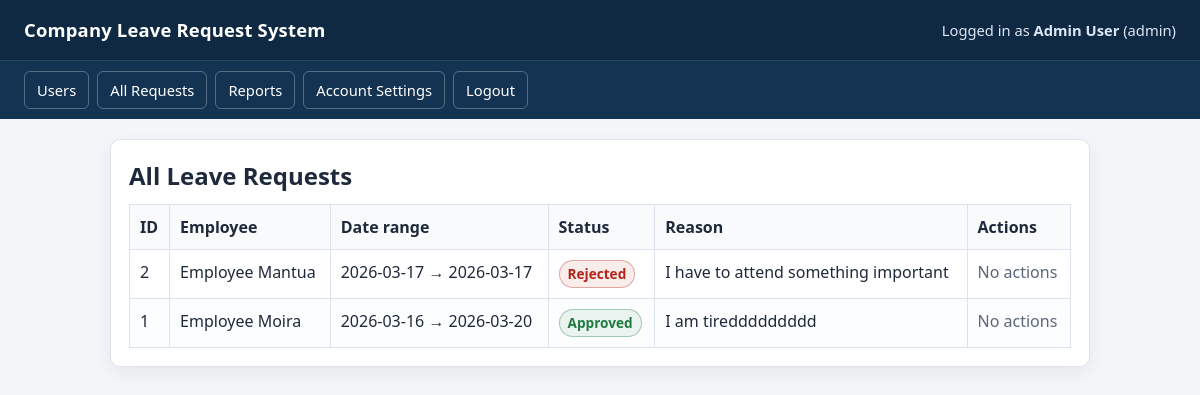
Page /leave (signed in) on the earlier database version.
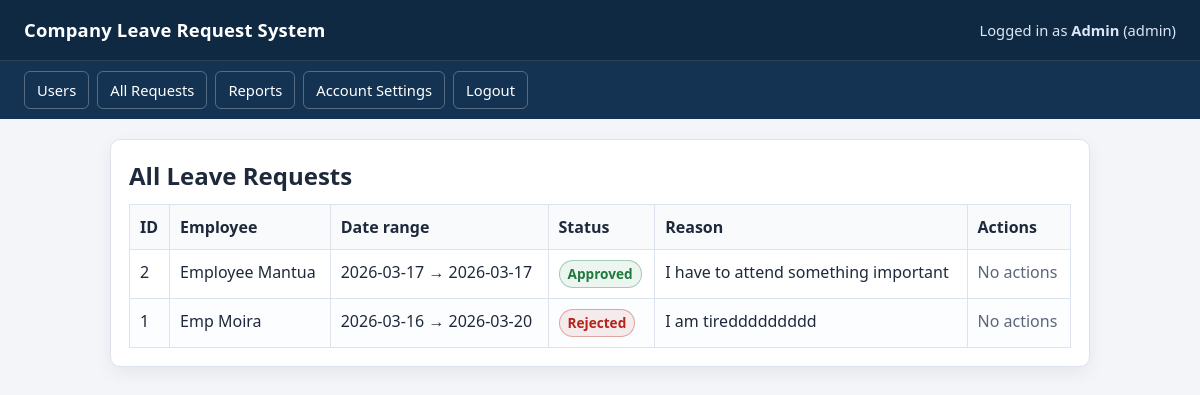
Same page on the later database version.
### tables this page shows
CREATE TABLE users (
            id INTEGER PRIMARY KEY AUTOINCREMENT,
            full_name TEXT NOT NULL,
            username TEXT NOT NULL UNIQUE,
            password TEXT NOT NULL,
            role TEXT NOT NULL CHECK(role IN ('employee', 'supervisor', 'admin')),
            active INTEGER NOT NULL DEFAULT 1 CHECK(active IN (0, 1))
        );

CREATE TABLE leave_requests (
            id INTEGER PRIMARY KEY AUTOINCREMENT,
            employee_id INTEGER NOT NULL,
            start_date TEXT NOT NULL,
            end_date TEXT NOT NULL,
            reason TEXT NOT NULL,
            status TEXT NOT NULL CHECK(status IN ('Pending', 'Approved', 'Rejected')) DEFAULT 'Pending',
            decided_by INTEGER,
            decided_at TEXT,
            created_at TEXT NOT NULL,
            FOREIGN KEY(employee_id) REFERENCES users(id),
            FOREIGN KEY(decided_by) REFERENCES users(id)
        );

### app.py (the view)
@app.get("/leave", response_class=HTMLResponse)
def all_leave_requests(request: Request):
    user = ensure_logged_in(request)
    ensure_permission(user, "leave", "view_all")
    conn = get_db()
    raw_items = conn.execute(
        """
        SELECT lr.id, lr.start_date, lr.end_date, lr.reason, lr.status, lr.created_at,
               u.full_name AS employee_name
        FROM leave_requests lr
        JOIN users u ON u.id = lr.employee_id
        ORDER BY lr.id DESC
        """
    ).fetchall()
    conn.close()
    items = []
    for r in raw_items:
        created_at = r["created_at"]
        try:
            dt = datetime.fromisoformat(created_at)
            created_at_display = dt.strftime("%b %d, %Y %I:%M %p")
        except Exception:
            created_at_display = created_at
        items.append({**dict(r), "created_at_display": created_at_display})
    return templates.TemplateResponse(
        "leave_all.html",
        base_context(request, "All Leave Requests", items=items),
    )

### templates/leave_all.html (shortened to what this page needs)
{% extends 'base.html' %}
{% block content %}
<section class="card">
    <h2>All Leave Requests</h2>
    {% if items %}
    <table>
        <thead>
            <tr>
                <th>ID</th>
                <th>Employee</th>
                <th>Date range</th>
                <th>Status</th>
                <th>Reason</th>
                <th>Actions</th>
            </tr>
        </thead>
        <tbody>
            {% for r in items %}
            <tr>
                <td>{{ r['id'] }}</td>
                <td>{{ r['employee_name'] }}</td>
                <td>{{ r['start_date'] }} → {{ r['end_date'] }}</td>
                <td>
                    <span class="status status-{{ r['status']|lower }}">{{ r['status'] }}</span>
                </td>
                <td>{{ r['reason'] }}</td>
                <td>
                    {% if 'decide' in permissions.get('leave', []) %}
                    <form action="/leave/{{ r['id'] }}/decide" method="post" class="inline-form leave-decide-form">
                        <select name="decision" class="inline-select">
                            <option value="Pending" {% if r['status'] == 'Pending' %}selected{% endif %}>Pending</option>
                            <option value="Approved" {% if r['status'] == 'Approved' %}selected{% endif %}>Approved</option>
                            <option value="Rejected" {% if r['status'] == 'Rejected' %}selected{% endif %}>Rejected</option>
                        </select>
                        <button type="submit" class="btn-ghost">Confirm</button>
                    </form>
                    {% else %}
                    <span class="muted">No actions</span>
                    {% endif %}
                </td>
            </tr>
            {% endfor %}
        </tbody>
    </table>
    {% else %}
    <p>No leave requests found.</p>
    {% endif %}
</section>
{% endblock %}

### templates/base.html (shortened to what this page needs)
<!doctype html>
<html lang="en">
  <head>
    <link rel="stylesheet" href="/static/styles.css" />
  </head>
  <body>
    <header class="topbar">
      <h1>Company Leave Request System</h1>
      {% if current_user %}
      <div class="user-info">
        Logged in as <strong>{{ current_user['full_name'] }}</strong> ({{
        current_user['role'] }})
      </div>
      {% endif %}
    </header>
    {% if current_user %}
    <nav class="nav">
       {% if 'manage' in permissions.get('users', []) %}
      <a href="/users">Users</a>
      {% endif %} {% if 'view_all' in permissions.get('leave', []) %}
      <a href="/leave">All Requests</a>
      {% endif %} {% if 'view' in permissions.get('reports', []) %}
      <a href="/reports">Reports</a>
      {% endif %}
      <a href="/account">Account Settings</a>
      <a href="/logout">Logout</a>
    </nav>
    {% endif %}
    <main class="container">{% block content %}{% endblock %}</main>
  </body>
</html>

### static/styles.css (style rules this page uses)
:root { --bg: #f3f5f8; --card: #ffffff; --line: #dde3ec; --text: #1e293b; --muted: #5b667a; --accent: #0f6cbd; --accent-dark: #09599e; --danger: #b42318; --ok: #1f7a3d; --surface: #f8fafc; --shadow: 0 6px 18px rgba(15, 23, 42, 0.06); }
* { box-sizing: border-box; }
body { margin: 0; font-family: "Segoe UI", Tahoma, Geneva, Verdana, sans-serif; line-height: 1.5; background: var(--bg); color: var(--text); }
.topbar { background: #0f2942; color: white; padding: 16px 24px; display: flex; justify-content: space-between; align-items: center; border-bottom: 1px solid rgba(255, 255, 255, 0.12); }
.topbar h1 { margin: 0; font-size: 1.15rem; font-weight: 650; letter-spacing: 0.2px; }
.user-info { font-size: 0.92rem; color: #dbe7f6; }
.nav { background: #143352; padding: 10px 24px; display: flex; gap: 8px; flex-wrap: wrap; }
.nav a { color: white; text-decoration: none; padding: 7px 12px; border: 1px solid rgba(255, 255, 255, 0.28); border-radius: 6px; font-size: 0.92rem; transition: background-color 0.2s ease, border-color 0.2s ease; }
.container { padding: 20px; max-width: 1020px; margin: 0 auto; }
.card { background: var(--card); border: 1px solid var(--line); border-radius: 10px; padding: 18px; margin-bottom: 16px; box-shadow: var(--shadow); }
.card h2, .card h3 { margin-top: 0; margin-bottom: 10px; font-weight: 640; }
table { width: 100%; border-collapse: collapse; background: white; }
th, td { border: 1px solid var(--line); padding: 10px; text-align: left; vertical-align: top; }
th { background: var(--surface); font-weight: 640; }
tr:nth-child(even) td { background: #fcfdff; }
.muted { color: var(--muted); }
.status { display: inline-block; padding: 3px 8px; border-radius: 999px; font-size: 0.85rem; font-weight: 700; border: 1px solid var(--line); background: #fff; }
.status-approved { color: var(--ok); border-color: rgba(31, 122, 61, 0.35); background: rgba(31, 122, 61, 0.08); }
.status-rejected { color: var(--danger); border-color: rgba(180, 35, 24, 0.35); background: rgba(180, 35, 24, 0.08); }

Differences in the rows shown:
changed users "admin": full_name "Admin User" → "Admin"
changed leave_requests "I have to attend something important": status "Rejected" → "Approved"
changed leave_requests "I am tireddddddddd": employee_name "Employee Moira" → "Emp Moira"; status "Approved" → "Rejected"
